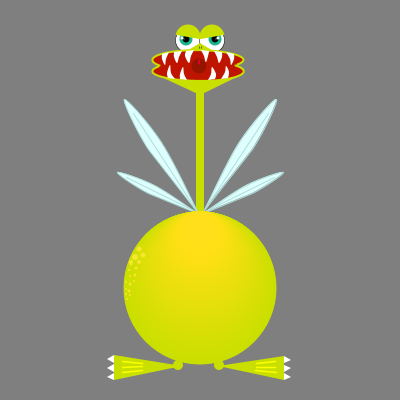
Frame 1 (no input)
Frame 60 (the mouse pressed at the canvas centre just before this capture): identical to frame 1, image omitted
Frame 120 (the mouse held since frame 60 and released just before this capture): identical to frame 1, image omitted

The Processing sketch that drew this single still picture (run headless with seeded random() and noise(); from frame 60 on, the mouse is pressed at the canvas centre):

// Processing sketch: processing_87371
// ── processing_87371.pde

//centre du monstre (au centre du ventre)
float x;
float y;
//vert
color c = color(201, 223, 0);
//rouge
color r = color (191, 20 , 0);
//jaune
color j = color (253, 255, 0);

void setup(){ 
  size(400,400);
  frameRate(30);
  smooth();
  
//centre du monstre  
 x= width*0.5;
 y= height* 0.72;
}


void draw (){
  
 background(127);
    
//oeil gauche
  fill (255);
  stroke (0);
  strokeWeight(0.5);
  ellipse (x-12, y-248, 25, 25);
  
   //iris
    noStroke();
    fill(27,179,143); //couleur turquoise
    ellipse(x-14, y-249, 13, 13);
  
    //pupille
      fill(0);
      ellipse (x-14 ,y-249, 7, 7);
    
      //cercle de lumiere
        fill(255);
        ellipse (x-18, y-250, 3, 3);
        ellipse (x-16, y-249, 1, 1);
  
//oeil droit
  fill (255);
  stroke (0);
  strokeWeight(0.5);
  ellipse (x+12, y-248, 25, 25);
  
   //iris
     noStroke();
     fill(27,179,143);
     ellipse(x+15, y-249, 13, 13);
  
     //pupille
       fill(0);
       ellipse (x+15 ,y-249, 7, 7); 
  
      //cercle de lumiere
        fill(255);
        ellipse (x+18, y-250, 3, 3);
        ellipse (x+16, y-249, 1, 1);
  


//paupiere gauche
  fill(c);  
  noStroke();
  arc(x-12, y-251, 25, 25, radians(190), radians(370));
  
//paupiere droite
  arc(x+12, y-251, 25, 25, radians(170), radians(350));

//nez
  triangle (x, y-245, x+15, y-236, x-15, y-236);
  
  //narine
    stroke (0);
    strokeWeight(0.5);
    line (x+1, y-242, x+1, y-240);
    line (x-1, y-242, x-1, y-240);
  
//machoire
  noStroke();
  triangle (x, y-193, x-45, y-214, x+41, y-213);
     
//cou
  rect (x-4, y-211, 8, 140);
  
//bouche
 fill(r);
 noStroke();
 ellipse (x-2, y-217, 91, 20); 
 ellipse (x-2, y-228, 91, 20);
 noFill();
 stroke(c);
 strokeWeight (2);
 arc (x-2, y-228, 91, 20, radians(148), radians(390));
 arc(x-2, y-217, 91, 20, radians(-35), radians(210));
 
  //glotte
   noStroke();
   fill(148,20,0);
   ellipse (x-1, y-222, 15, 15);
   fill(223,0,48);
   ellipse (x-1,y-227, 2, 4);
   ellipse (x-1, y-225, 2, 3);
 
//dents de l'extérieur a l'interieur
//dent 1 haut gauche
  noStroke();
  fill(255);
  beginShape();
  curveVertex (x-38, y-234);
  curveVertex (x-38, y-234);
  curveVertex (x-38, y-229);
  curveVertex (x-35, y-223);
  curveVertex (x-34, y-229);
  curveVertex (x-31, y-236);
  curveVertex (x-31, y-236);
  endShape(CLOSE);

//dent 2 haut gauche
  noStroke();
  fill(255);
  beginShape();
  curveVertex (x-26, y-236);
  curveVertex (x-26, y-236);
  curveVertex (x-26, y-231);
  curveVertex (x-23, y-225);
  curveVertex (x-21, y-231);
  curveVertex (x-18, y-237);
  curveVertex (x-18, y-237);
  endShape(CLOSE);

//dent 3 haut gauche
  noStroke();
  fill(255);
  beginShape();
  curveVertex (x-14, y-237);
  curveVertex (x-14, y-237);
  curveVertex (x-15, y-232);
  curveVertex (x-11, y-225);
  curveVertex (x-9, y-232);
  curveVertex (x-6, y-238);
  curveVertex (x-6, y-238);
  endShape(CLOSE);

//dent 1 haut droit
  noStroke();
  fill(255);
  beginShape();
  curveVertex (x+26, y-236);
  curveVertex (x+26, y-236);
  curveVertex (x+30, y-229);
  curveVertex (x+31, y-223);
  curveVertex (x+34, y-229);
  curveVertex (x+34, y-234);
  curveVertex (x+34, y-234);
  endShape(CLOSE);

//dent 2 haut droit
  noStroke();
  fill(255);
  beginShape();
  curveVertex (x+14, y-237);
  curveVertex (x+14, y-237);
  curveVertex (x+17, y-231);
  curveVertex (x+19, y-225);
  curveVertex (x+22, y-231);
  curveVertex (x+22, y-236);
  curveVertex (x+22, y-236);
  endShape(CLOSE);

//dent 3 haut droit
  noStroke();
  fill(255);
  beginShape();
  curveVertex (x+1, y-238);
  curveVertex (x+1, y-238);
  curveVertex (x+4, y-232);
  curveVertex (x+6, y-226);
  curveVertex (x+9, y-236);
  curveVertex (x+9, y-237);
  curveVertex (x+9, y-237);
  endShape(CLOSE);

//dent 1 bas gauche
  noStroke();
  fill(255);
  beginShape();
  curveVertex (x-32, y-210);
  curveVertex (x-32, y-210);
  curveVertex (x-33, y-215);
  curveVertex (x-30, y-223);
  curveVertex (x-29, y-215);
  curveVertex (x-25, y-209);
  curveVertex (x-25, y-209);
  endShape(CLOSE);

//dent 2 bas gauche
  noStroke();
  fill(255);
  beginShape();
  curveVertex (x-20, y-209);
  curveVertex (x-20, y-209);
  curveVertex (x-20, y-214);
  curveVertex (x-17, y-221);
  curveVertex (x-16, y-214);
  curveVertex (x-13, y-208);
  curveVertex (x-13, y-208);
  endShape(CLOSE);

//dent bas droite
  noStroke();
  fill(255);
  beginShape();
  curveVertex (x+21, y-209);
  curveVertex (x+21, y-209);
  curveVertex (x+25, y-216);
  curveVertex (x+26, y-222);
  curveVertex (x+29, y-216);
  curveVertex (x+28, y-210);
  curveVertex (x+28, y-210);
  endShape(CLOSE);

//dent 2 bas droite
  noStroke();
  fill(255);
  beginShape();
  curveVertex (x+8, y-208);
  curveVertex (x+8, y-208);
  curveVertex (x+11, y-214);
  curveVertex (x+12, y-221);
  curveVertex (x+16, y-214);
  curveVertex (x+15, y-209);
  curveVertex (x+15, y-209);
  endShape(CLOSE);  
 
//pied gauche
  fill(c);
  ellipse (x-22, y+77, 10, 10);
  triangle (x-18, y+78, x-86, y+67, x-86, y+92);
  
  //lignes pied gauche
    stroke (j);
    strokeWeight(1.5);
    line (x-78, y+73, x-58, y+75);
    line (x-78, y+79, x-58, y+78);
    line (x-78, y+84, x-58, y+82);
  
    //griffes
      noStroke();
      fill (255);
      triangle (x-93, y+71, x-86, y+67, x-86, y+75);
      triangle (x-93, y+80, x-86, y+76, x-86, y+84);
      triangle (x-93, y+89, x-86, y+85, x-86, y+92);
  
//pied droit
  fill(c);
  ellipse (x+19, y+77, 10, 10);
  triangle (x+18, y+78, x+84,y+68, x+84, y+92);
    
  //lignes pied droite
    stroke (j);
    line (x+56, y+75, x+75, y+73);
    line (x+56, y+79, x+75, y+79);
    line (x+55, y+82, x+76, y+84);
    
    //griffes
      noStroke();
      fill (255);
      triangle (x+91, y+72, x+84, y+68, x+84, y+75);
      triangle (x+91, y+80, x+84, y+77, x+84, y+84);
      triangle (x+91, y+89, x+84, y+85, x+84, y+92);
    
//aille gauche (grosse)
strokeWeight(1);
fill(223, 255, 254);
stroke (173,222,217);
beginShape();
curveVertex (x-2, y-75);
curveVertex (x-2, y-75);
curveVertex (x-39, y-146);
curveVertex (x-76, y-189);
curveVertex (x-52, y-139);
curveVertex (x-2, y-75);
endShape(CLOSE);
line(x-4, y-78, x-67, y-175);
stroke(173,222,217);

//aille gauche (petite)
fill(223, 255, 254);
stroke (173,222,217);
beginShape();
curveVertex (x-3, y-75);
curveVertex (x-3, y-75);
curveVertex (x-46, y-103);
curveVertex (x-83, y-116);
curveVertex (x-52, y-95);
curveVertex (x-3, y-75);
endShape(CLOSE);
line(x-3, y-76, x-74, y-111);
stroke(173,222,217);

//aille droite (grosse)
fill(223, 255, 254);
stroke (173,222,217);
beginShape();
curveVertex (x+4, y-78);
curveVertex (x+4, y-78);
curveVertex (x+39, y-146);
curveVertex (x+76, y-189);
curveVertex (x+52, y-139);
curveVertex (x+4, y-78);
endShape(CLOSE);
line(x+4, y-78, x+68, y-175);
stroke(173,222,217);

//aille droite (petite)
fill(223, 255, 254);
stroke (173,222,217);
beginShape();
curveVertex (x+3, y-75);
curveVertex (x+3, y-75);
curveVertex (x+46, y-103);
curveVertex (x+83, y-116);
curveVertex (x+52, y-95);
curveVertex (x+3, y-75);
endShape(CLOSE);
line(x+3, y-76, x+74, y-111);
stroke(173,222,217);

//ventre (boucle dans le dégradé)
for(int i=0; i<=153; i++){
    noStroke();
    fill(201+i*0.5,223,0+i*0.2);
    ellipse (x, y-i*0.5, 153-i, 153-i);
}

  //taches sur le côté gauche du ventre
    fill(247,230,48);
    ellipse (x-61, y-39, 5,5);
    ellipse (x-57, y-33, 5,5);
    ellipse (x-65, y-31, 6,6);
    ellipse (x-61, y-26, 4,4);
    ellipse (x-69, y-26, 4,4);
    ellipse (x-69, y-24, 3,3);
    ellipse (x-64, y-20, 3,3);
    ellipse (x-71, y-18, 2,2);
    ellipse (x-65, y-13, 3,3);
    ellipse (x-70, y-12, 2,2);
    ellipse (x-66, y-7, 2,2);
    ellipse (x-74, y-6, 2,2);
    ellipse (x-70, y-4, 3,3);
    ellipse (x-74, y+1, 2,2);
    ellipse (x-71, y+3, 3,3);
    ellipse (x-74, y+6, 2,2);
    ellipse (x-70, y+7, 2,2);
    ellipse (x-73, y+11, 2,2); 

}
